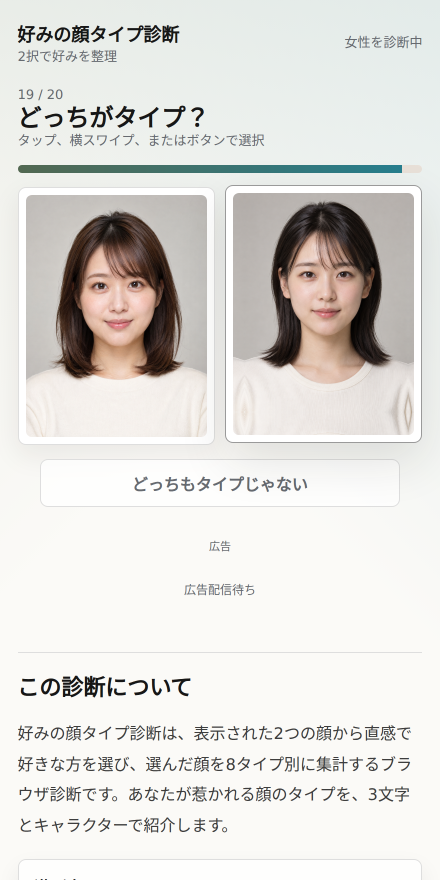
#> input picture marketing/pv/source/female-last-choice.png, 880 x 1760 px (shown at 1/2 size)
$ python normalize_face_asset.py --input ../marketing/pv/source/female-last-choice.png --dest out.png
#> lines starting #> are read from the running program, lines starting #| are printed output that depends on the picture
import argparse
from pathlib import Path

import cv2
import numpy as np


OUTPUT_WIDTH = 1200
OUTPUT_HEIGHT = 1600
TARGET_FACE_HEIGHT = 620
TARGET_FACE_CENTER_X = OUTPUT_WIDTH // 2
TARGET_FACE_CENTER_Y = 610


def latest_generated_image() -> Path:
    root = Path.home() / ".codex" / "generated_images"
    image_extensions = {".png", ".jpg", ".jpeg", ".webp"}
    files = [
        path for path in root.rglob("*")
        if path.is_file() and path.suffix.lower() in image_extensions
    ]
    if not files:
        raise FileNotFoundError(f"No generated images found under {root}")
    return max(files, key=lambda path: path.stat().st_mtime)


def detect_face(image: np.ndarray) -> tuple[int, int, int, int] | None:
    gray = cv2.cvtColor(image, cv2.COLOR_BGR2GRAY)
    cascade_path = Path(cv2.data.haarcascades) / "haarcascade_frontalface_default.xml"
    cascade = cv2.CascadeClassifier(str(cascade_path))
    height, width = gray.shape
    # 頭・肩・胸を含む構図なので、画像全体に近い検出枠は誤検出として除外する。
    faces = cascade.detectMultiScale(
        gray, scaleFactor=1.08, minNeighbors=5, minSize=(120, 120),
        maxSize=(int(width * 0.75), int(height * 0.60)),
    )
    if len(faces) == 0:
        return None
    return max(faces, key=lambda rect: rect[2] * rect[3])


def crop_with_padding(image: np.ndarray, x: float, y: float, w: float, h: float) -> np.ndarray:
    height, width = image.shape[:2]
    x0 = int(np.floor(x))
    y0 = int(np.floor(y))
    x1 = int(np.ceil(x + w))
    y1 = int(np.ceil(y + h))

    pad_left = max(0, -x0)
    pad_top = max(0, -y0)
    pad_right = max(0, x1 - width)
    pad_bottom = max(0, y1 - height)

    if any((pad_left, pad_top, pad_right, pad_bottom)):
        image = cv2.copyMakeBorder(
            image,
            pad_top,
            pad_bottom,
            pad_left,
            pad_right,
            # 端の1列・1行を引き伸ばすと服や背景に縞が出るため、近傍を反転補完する。
            # 顔領域の画素は変更しない。
            borderType=cv2.BORDER_REFLECT_101,
        )
        x0 += pad_left
        y0 += pad_top
        x1 += pad_left
        y1 += pad_top

    return image[y0:y1, x0:x1]


def fit_crop_origin(image: np.ndarray, x: float, y: float, w: float, h: float) -> tuple[float, float]:
    height, width = image.shape[:2]
    if w <= width and h <= height:
        fitted_x = min(max(x, 0), width - w)
        fitted_y = min(max(y, 0), height - h)
        # わずかな構図ずれは窓を移動して吸収し、背景の複製を避ける。
        if abs(fitted_x - x) <= w * 0.05 and abs(fitted_y - y) <= h * 0.05:
            return fitted_x, fitted_y
    return x, y


def normalize(image: np.ndarray) -> tuple[np.ndarray, bool]:
    face = detect_face(image)
    if face is None:
        height, width = image.shape[:2]
        target_ratio = OUTPUT_WIDTH / OUTPUT_HEIGHT
        current_ratio = width / height
        if current_ratio > target_ratio:
            crop_h = height
            crop_w = int(round(height * target_ratio))
            crop_x = (width - crop_w) // 2
            crop_y = 0
        else:
            crop_w = width
            crop_h = int(round(width / target_ratio))
            crop_x = 0
            crop_y = max(0, (height - crop_h) // 2)
        crop = image[crop_y : crop_y + crop_h, crop_x : crop_x + crop_w]
        return cv2.resize(crop, (OUTPUT_WIDTH, OUTPUT_HEIGHT), interpolation=cv2.INTER_CUBIC), False

    x, y, w, h = face
    scale = TARGET_FACE_HEIGHT / h
    crop_w = OUTPUT_WIDTH / scale
    crop_h = OUTPUT_HEIGHT / scale
    face_center_x = x + w / 2
    face_center_y = y + h / 2
    crop_x = face_center_x - TARGET_FACE_CENTER_X / scale
    crop_y = face_center_y - TARGET_FACE_CENTER_Y / scale
    crop_x, crop_y = fit_crop_origin(image, crop_x, crop_y, crop_w, crop_h)

    crop = crop_with_padding(image, crop_x, crop_y, crop_w, crop_h)
    return cv2.resize(crop, (OUTPUT_WIDTH, OUTPUT_HEIGHT), interpolation=cv2.INTER_CUBIC), True


def main() -> None:
    parser = argparse.ArgumentParser()
    parser.add_argument("--input", type=Path, default=None)
    parser.add_argument("--dest", type=Path, required=True)
    args = parser.parse_args()

    source = args.input or latest_generated_image()
    image = cv2.imread(str(source), cv2.IMREAD_COLOR)
#> image is the input picture: shape (1760, 880, 3); mean B, G, R 217.6, 221.3, 223
    if image is None:
        raise ValueError(f"Could not read image: {source}")

    normalized, detected = normalize(image)
#> in detect_face, `gray = cv2.cvtColor(image, cv2.COLOR_BGR2GRAY)`:
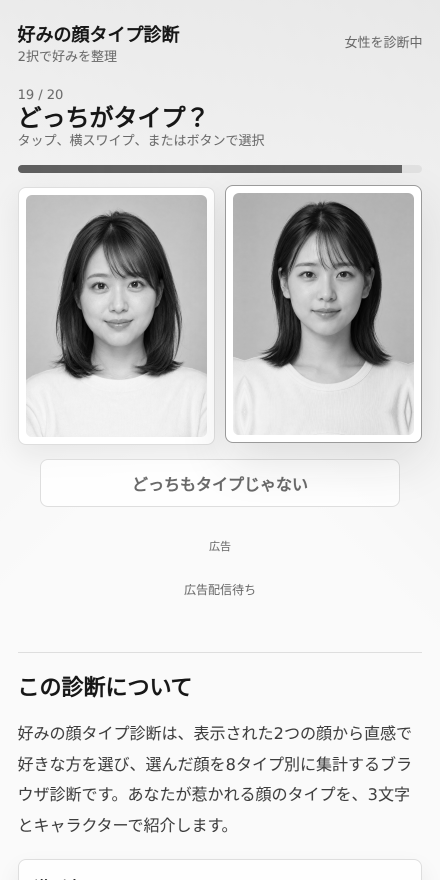
#> gray: shape (1760, 880) (shown at 1/2 size); min 0, max 255, mean 221.4
#> in detect_face, `faces = cascade.detectMultiScale( gray, scaleFactor=1.08, minNeighbors..`: faces = [[552, 476, 190, 190], [139, 502, 186, 186]]
#> in normalize, `face = detect_face(image)`: face = [552, 476, 190, 190]
#> in normalize, `x, y, w, h = face`: x = 552; y = 476; w = 190
#> in normalize, `scale = TARGET_FACE_HEIGHT / h`: scale = 3.26
#> in normalize, `crop_w = OUTPUT_WIDTH / scale`: crop_w = 367.7
#> in normalize, `crop_h = OUTPUT_HEIGHT / scale`: crop_h = 490.3
#> in normalize, `face_center_x = x + w / 2`: face_center_x = 647
#> in normalize, `face_center_y = y + h / 2`: face_center_y = 571
#> in normalize, `crop_x = face_center_x - TARGET_FACE_CENTER_X / scale`: crop_x = 463.1
#> in normalize, `crop_y = face_center_y - TARGET_FACE_CENTER_Y / scale`: crop_y = 384.1
#> in fit_crop_origin, `fitted_x = min(max(x, 0), width - w)`: fitted_x = 463.1
#> in fit_crop_origin, `fitted_y = min(max(y, 0), height - h)`: fitted_y = 384.1
#> in crop_with_padding, `x0 = int(np.floor(x))`: x0 = 463
#> in crop_with_padding, `y0 = int(np.floor(y))`: y0 = 384
#> in crop_with_padding, `x1 = int(np.ceil(x + w))`: x1 = 831
#> in crop_with_padding, `y1 = int(np.ceil(y + h))`: y1 = 875
#> in crop_with_padding, `pad_left = max(0, -x0)`: pad_left = 0
#> in crop_with_padding, `return image[y0:y1, x0:x1]`:
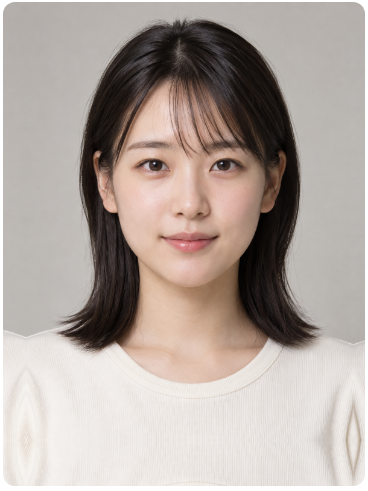
#> returned value: shape (491, 368, 3); mean of channels 0, 1, 2 159.4, 165.6, 176.8; drawn as B, G, R
#> detected = True
    args.dest.parent.mkdir(parents=True, exist_ok=True)
    if not cv2.imwrite(str(args.dest), normalized):
        raise OSError(f"Could not write image: {args.dest}")
    print(f"{source} -> {args.dest} face_detected={detected}")
#| ../marketing/pv/source/female-last-choice.png -> out.png face_detected=True


if __name__ == "__main__":
    main()

$ run again, on marketing/pv/source/female-top.png
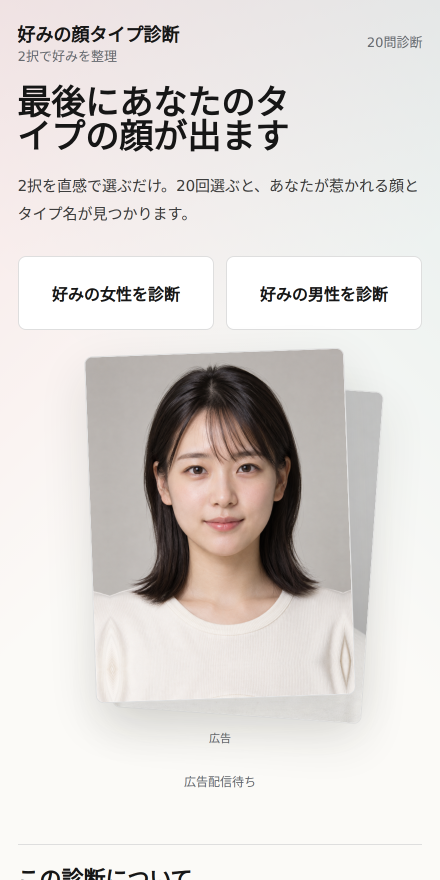
#> input picture marketing/pv/source/female-top.png, 880 x 1760 px (shown at 1/2 size)
#> in main, image is the input picture: shape (1760, 880, 3); mean B, G, R 213.5, 216.2, 220.4
#> in detect_face, `gray = cv2.cvtColor(image, cv2.COLOR_BGR2GRAY)`:
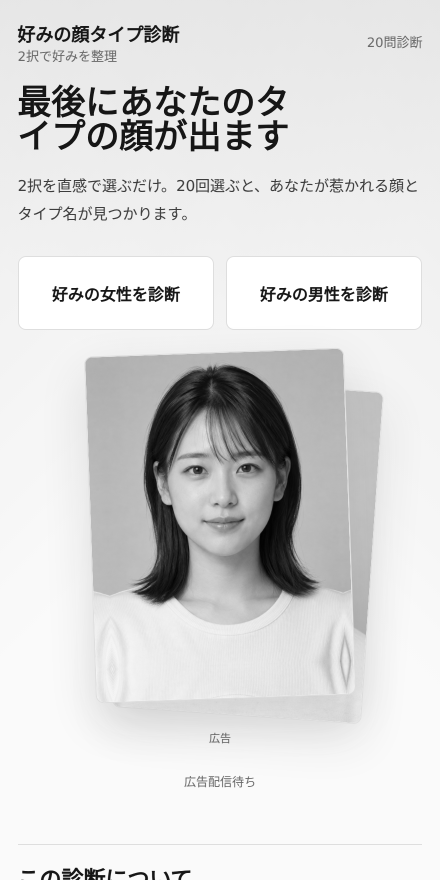
#> gray: shape (1760, 880) (shown at 1/2 size); min 2, max 255, mean 217.2
#> faces = [[303, 836, 271, 271]]
#> face = [303, 836, 271, 271]
#> x = 303; y = 836; w = 271
#> scale = 2.29
#> crop_w = 524.5
#> crop_h = 699.4
#> face_center_x = 438.5
#> face_center_y = 971.5
#> crop_x = 176.2
#> crop_y = 704.9
#> fitted_x = 176.2
#> fitted_y = 704.9
#> x0 = 176
#> y0 = 704
#> x1 = 701
#> y1 = 1405
#> pad_left = 0
#> in crop_with_padding, `return image[y0:y1, x0:x1]`:
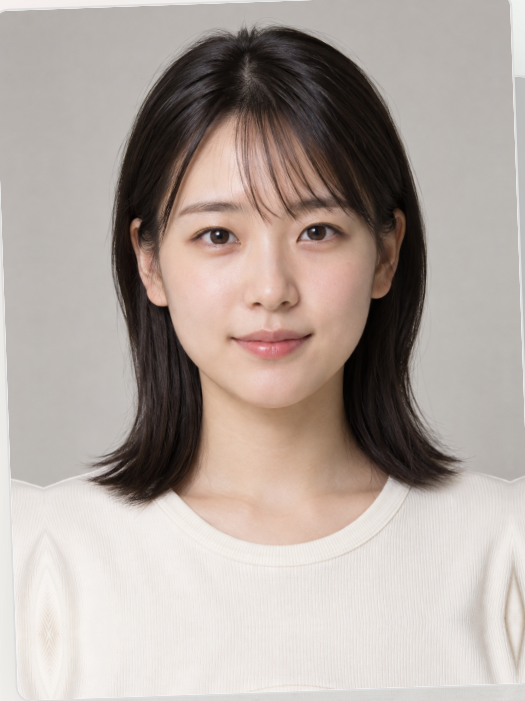
#> returned value: shape (701, 525, 3); mean of channels 0, 1, 2 159.1, 165.3, 176.5; drawn as B, G, R
#> detected = True
#| ../marketing/pv/source/female-top.png -> out.png face_detected=True

$ run again, on marketing/pv/source/male-last-choice.png
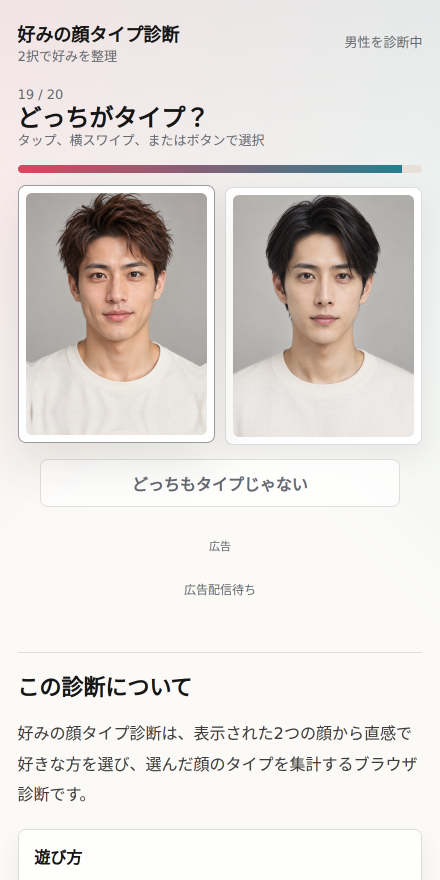
#> input picture marketing/pv/source/male-last-choice.png, 880 x 1760 px (shown at 1/2 size)
#> in main, image is the input picture: shape (1760, 880, 3); mean B, G, R 219.1, 222.1, 226.3
#> in detect_face, `gray = cv2.cvtColor(image, cv2.COLOR_BGR2GRAY)`:
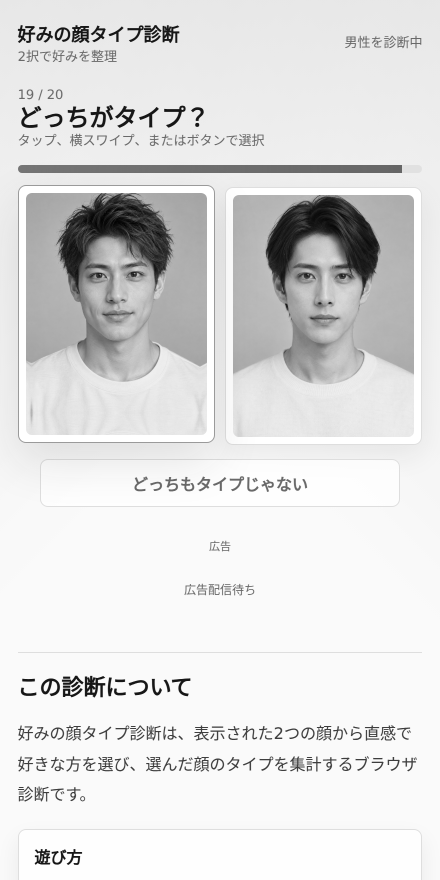
#> gray: shape (1760, 880) (shown at 1/2 size); min 1, max 255, mean 223
#> faces = [[136, 474, 194, 194], [550, 479, 194, 194]]
#> face = [136, 474, 194, 194]
#> x = 136; y = 474; w = 194
#> scale = 3.2
#> crop_w = 375.5
#> crop_h = 500.6
#> face_center_x = 233
#> face_center_y = 571
#> crop_x = 45.26
#> crop_y = 380.1
#> fitted_x = 45.26
#> fitted_y = 380.1
#> x0 = 45
#> y0 = 380
#> x1 = 421
#> y1 = 881
#> pad_left = 0
#> in crop_with_padding, `return image[y0:y1, x0:x1]`:
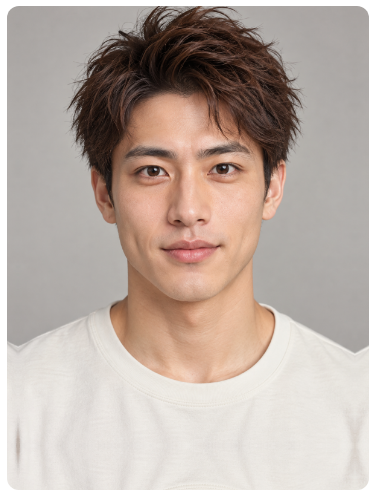
#> returned value: shape (501, 376, 3); mean of channels 0, 1, 2 165.7, 173.9, 187.8; drawn as B, G, R
#> detected = True
#| ../marketing/pv/source/male-last-choice.png -> out.png face_detected=True
